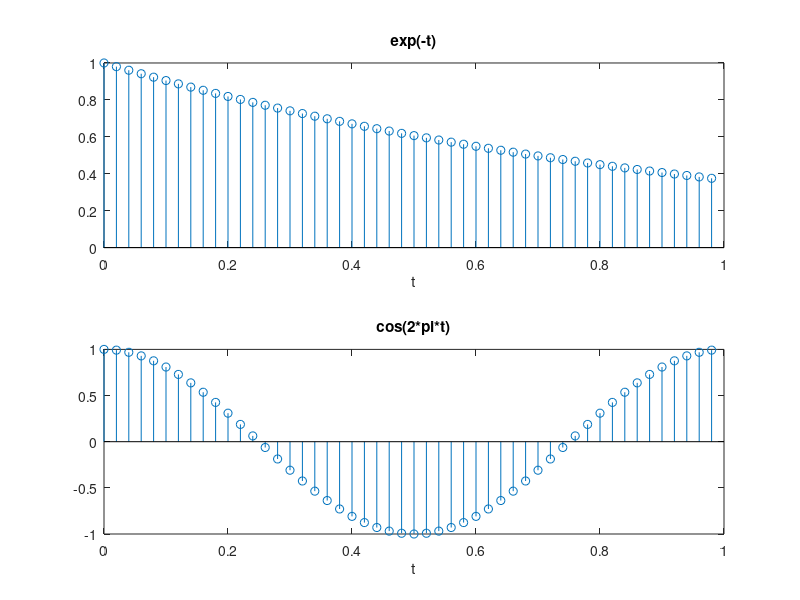
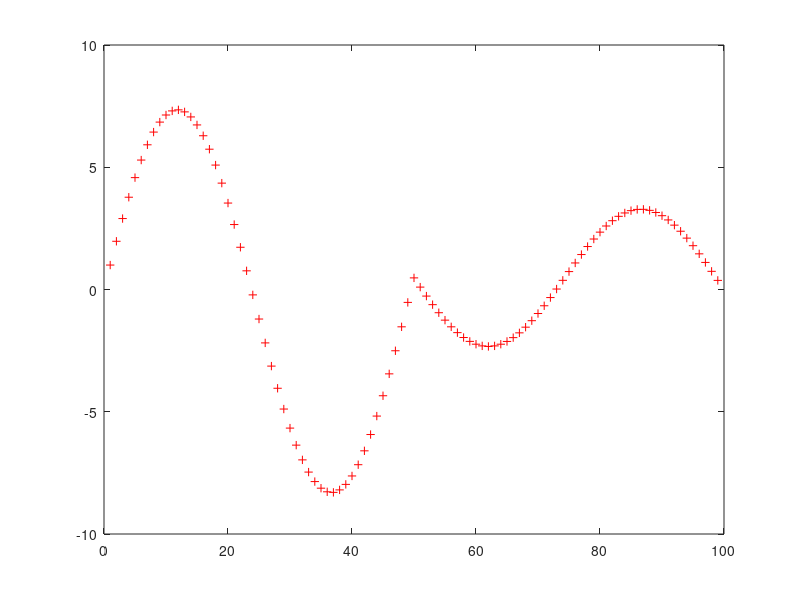

The MATLAB source for these figures, in order: (Note: this script raises an error after producing the figures.)
%% Guia 1 - Ejercicio de laboratorio 5
%
%% Enunciado
% Realice su propia implementación de las convoluciones lineal y circular 
% mediante la utilización de ciclo for. Compare los resultados con la función conv.

%% Código fuente y resultados
clear all;
close all;

fm = 50;
t = 0:1/fm:1-1/fm;

y = exp(-t);
w = cos(2*pi*t);

% Señales utilizadas
figure();
subplot(2,1,1),stem(t,y); title('exp(-t)'); xlabel('t');
subplot(2,1,2),stem(t,w); title('cos(2*pi*t)'); xlabel('t');

% Convolución lineal
figure()
plot(conv(y,w),'r+'), hold on;
plot(my_conv(y,w),'bo'), hold off;
title('Convolución lineal');
xlabel('muestras');

% Convolución circular
figure()
N = length(y);
plot(ifft(fft(y).*fft(w)),'r+'), hold on;
plot(my_cconv(y,w),'bo'), hold off;
title('Convolución circular');
xlabel('muestras');

%% Anexo: Código fuente de las funciones utilizadas
%

% Convolución lineal
dbtype my_conv.m

% Convolución circular
dbtype my_cconv.m
